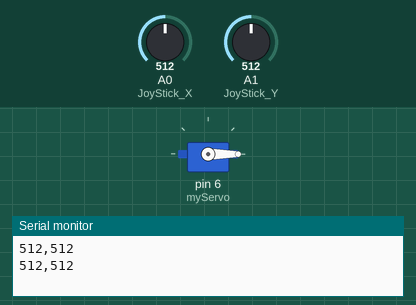
Simulated run of this sketch. Board: Arduino Uno, built with avr-gcc and run on an emulated ATmega328P. Parts: servo, the last lines printed to the serial monitor. Inputs (shaded band) come from the test bench; at power-on: A0 (JoyStick_X) = 512, A1 (JoyStick_Y) = 512.

Above: at 2.8 s.
2.9 s: A0 (JoyStick_X) set to 583
5.6 s: A0 (JoyStick_X) set to 617
At 6.8 s:
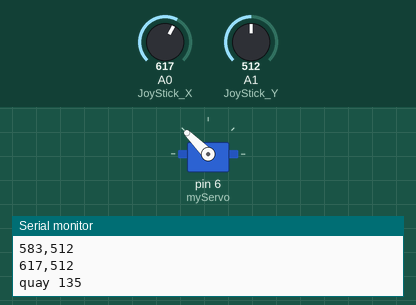
11.5 s: A0 (JoyStick_X) set to 190
At 12.8 s:
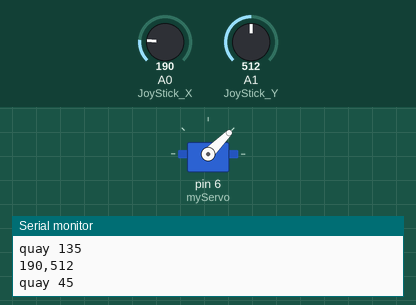
17.5 s: A1 (JoyStick_Y) set to 610
At 18.8 s:
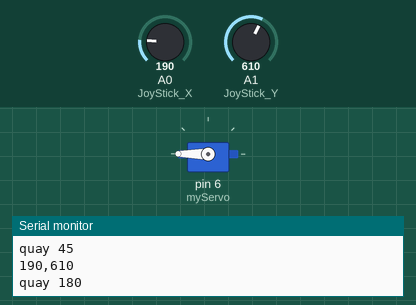
23.5 s: A1 (JoyStick_Y) set to 190
At 24.8 s:
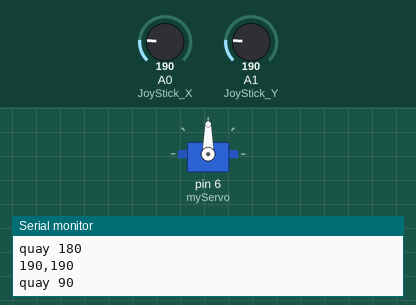
29.5 s: A1 (JoyStick_Y) set to 210
Timing chart, 0 to 36.5 s (numbered marks = the images above; inputs shaded):
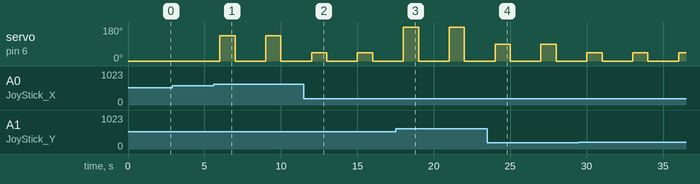

The sketch:

joystick_Servo.ino
```cpp
#include <Servo.h>

  int val = 0;

  int JoyStick_X = 0;
  int JoyStick_Y = 1;

Servo myServo;

void setup() {
  myServo.attach(6);
  Serial.begin(9600);
}

  void loop() {

    myServo.write(0);
    int x, y;
    x = analogRead(JoyStick_X);
    y = analogRead(JoyStick_Y);
    Serial.print(x);
    Serial.print(",");
    Serial.print(y);
    Serial.println();
    if (x > 600 && y < 600)
    {
      Serial.println("quay 135");
      myServo.write(135);
      delay(1000);
      myServo.write(0);
    }
    else if (x < 600 && y > 600)
    {
      Serial.println("quay 180");
      myServo.write(180);
      delay(1000);
      myServo.write(0);
    }
    else if (x < 600 && y < 200) {
      Serial.println("quay 90");
      myServo.write(90);
      delay(1000);
      myServo.write(0);
    }
    else if (x < 200 && y < 600) {
      Serial.println("quay 45");
      myServo.write(45);
      delay(1000);
      myServo.write(0);
    }
    else {
      myServo.write(0);
    }
    delay(2000);
  }
```

Measured:
- the behaviour switches between 600 and 601 on A0 (JoyStick_X) (found by bisection; images 0 and 1)
- after the input at 5.6 s, servo on pin 6 (myServo): alternates 135° for 1.0 s and 0° for 2.0 s, starting after 0.40 s
